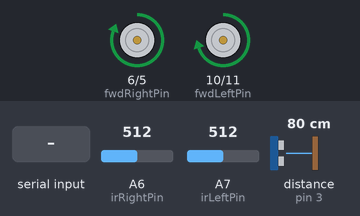
Recording of a sketch running on a simulated Arduino Nano, built with avr-gcc and run on an emulated ATmega328P. Parts: motor-driver pin pairs drawn as motors (green arrow = first pin HIGH = forward, orange = second pin HIGH = backward, longer = more drive). Wiring (inferred from the names in the program): ultrasonic range finder: trigger pin 2; echo pin 3. The test bench sets the inputs (shaded band); at power-on: distance to the obstacle (sensor on pin 3) 80 cm, A6 (irRightPin) = 512, A7 (irLeftPin) = 512. The echo pulse lasts 58.3 µs per cm; random numbers use the default seed unless the sketch sets one.

Above: at 1.2 s.
1.3 s: distance to the obstacle (sensor on pin 3) set to 4 cm
2.8 s: distance to the obstacle (sensor on pin 3) set to 2 cm
At 2.9 s:
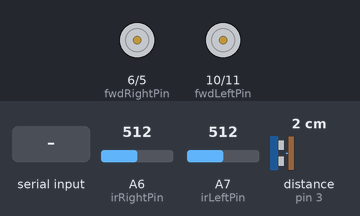
At 4.6 s:
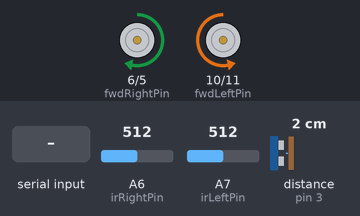
5.8 s: "1" received over the second serial link
8.8 s: "m" received over the second serial link
10.3 s: "2" received over the second serial link
At 11.3 s:
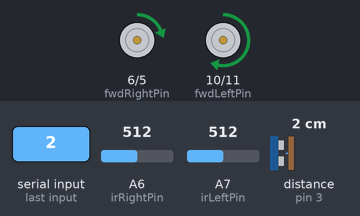
11.8 s: "3" received over the second serial link
At 12.5 s:
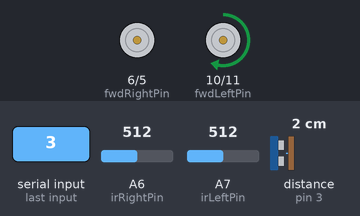
Timing chart, 0 to 14.3 s (numbered marks = the images above; inputs shaded):
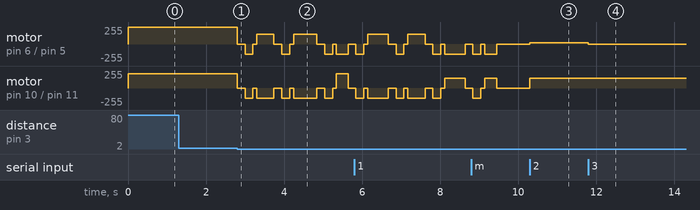

Measured:
- the behaviour switches between 3 and 2 cm on distance to the obstacle (sensor on pin 3) (found by bisection; images 0 and 1)
- after the input at 1.3 s, every drawn part: stays the same
- after the input at 10.3 s, motor on pin 6 (fwdRightPin) / pin 5 (bwdRightPin): stopped → forward 20/255 at once; motor on pin 10 (fwdLeftPin) / pin 11 (bwdLeftPin): stopped → forward 150/255 at once
- after the input at 11.8 s, motor on pin 6 (fwdRightPin) / pin 5 (bwdRightPin): forward 20/255 → stopped at once

The sketch:

main_program.ino
```cpp
#include <SoftwareSerial.h>

#define MAX_SPEED 200
#define MIN_SPEED 50
#define INC_SPEED 20
//Bluetooth
SoftwareSerial BT(8, 9);
//DC Motor
int fwdRightPin = 6;
int bwdRightPin = 5;
int fwdLeftPin = 10;
int bwdLeftPin = 11;
//US Front
int trig1Pin = 2;
int echo1Pin = 3;
//IR Left&Right
int irLeftPin = A7;
int irRightPin = A6;
//Obstacle
int leftObstacle;
int rightObstacle;
int frontObstacle;

long randNumber;
char cmd;
int speedRight = 0;
int speedLeft = 0;
int mode = 0;//0 : random, 1 : remote

void setup() {
  BT.begin(9600);
  BT.println("Hi");
  pinMode(fwdRightPin, OUTPUT);
  pinMode(bwdRightPin, OUTPUT);
  pinMode(fwdLeftPin, OUTPUT);
  pinMode(bwdLeftPin, OUTPUT);

  pinMode(trig1Pin, OUTPUT);
  pinMode(echo1Pin, INPUT);

  randomSeed(analogRead(A0));
  //Serial.begin(9600);
}

void loop() {
  leftObstacle = irRead(irLeftPin);
  rightObstacle = irRead(irRightPin);
  frontObstacle = usRead(trig1Pin,echo1Pin);
  if(mode == 0){
    randomMode();
  }

  if (BT.available()){
    cmd = (BT.read());
    if (cmd == 'm'){
      if(mode == 0){
        mode = 1;
      } else {
        mode = 0;
      }
    }
    if(mode == 0){
      randomMode();
    } else {
      if(cmd == '1'){//left
        speedLeft -= INC_SPEED;
      } else if(cmd == '2'){//up
        speedLeft += INC_SPEED;
        speedRight += INC_SPEED;
      } else if(cmd == '3'){//right
        speedRight -= INC_SPEED;
      } else if(cmd == '4'){//down
        speedLeft -= INC_SPEED;
        speedRight -= INC_SPEED;
      } else if(cmd == 'e'){//stop
        stopMoving();
        speedLeft = 0;
        speedRight = 0;
      }
      applySpeed();
    }
  }


}
void applySpeed(){
  if(speedLeft > MAX_SPEED){
    digitalWrite(bwdLeftPin,LOW);
    analogWrite(fwdLeftPin, MAX_SPEED);
    speedLeft = MAX_SPEED;
  } else if (speedLeft < (MAX_SPEED * -1)){
    digitalWrite(fwdLeftPin,LOW);
    analogWrite(bwdLeftPin, MAX_SPEED);
  } else if(speedLeft >= 0){
    digitalWrite(bwdLeftPin,LOW);
    analogWrite(fwdLeftPin, speedLeft);
  }else{
    digitalWrite(fwdLeftPin,LOW);
    analogWrite(bwdLeftPin, abs(speedLeft));
  }
  if(speedRight > MAX_SPEED){
    digitalWrite(bwdRightPin,LOW);
    analogWrite(fwdRightPin, MAX_SPEED);
    speedRight = MAX_SPEED;
  } else if (speedRight < (MAX_SPEED * -1)){
    digitalWrite(fwdRightPin,LOW);
    analogWrite(bwdRightPin, MAX_SPEED);
  } else if(speedRight >= 0){
    digitalWrite(bwdRightPin,LOW);
    analogWrite(fwdRightPin, speedRight);
  }else{
    digitalWrite(fwdRightPin,LOW);
    analogWrite(bwdRightPin, abs(speedRight));
  }
}

void randomMode(){
  if (leftObstacle == 1){
    stopMoving();
    randNumber = random(300, 600);
    moveBackward(200);
    stopMoving();
    turnRight(randNumber);
    //Serial.println("Left");
  } else if (rightObstacle == 1){
    stopMoving();
    randNumber = random(300, 600);
    moveBackward(200);
    stopMoving();
    turnLeft(randNumber);
    //Serial.println("Right");
  } else if(frontObstacle == 1){
    stopMoving();
    randNumber = random(1,10);
    //Serial.print("Front");
    if(randNumber < 5){
      stopMoving();
      randNumber = random(300, 600);
      moveBackward(200);
      stopMoving();
      turnRight(randNumber);
      //Serial.println(" Turn Right");
    } else {
      stopMoving();
      randNumber = random(300, 600);
      moveBackward(200);
      stopMoving();
      turnLeft(randNumber);
      //Serial.println(" Turn Left");
    }
  } else {
    moveForward();
    //Serial.println("Forward");
  }
  //delay(500);
}

int irRead(int irPin){
  int reading = analogRead(irPin);
  if(reading<500){
    return 1;
  } else {
    return 0;
  }
}

int usRead(int trigPin, int echoPin){
  // Clears the trigPin
  digitalWrite(trigPin, LOW);
  delayMicroseconds(2);
  // Sets the trigPin on HIGH state for 10 micro seconds
  digitalWrite(trigPin, HIGH);
  delayMicroseconds(10);
  digitalWrite(trigPin, LOW);
  // Reads the echoPin, returns the sound wave travel time in microseconds
  long duration = pulseIn(echoPin, HIGH);
  // Calculating the distance
  int distance= duration*0.34/2;
  if (distance < 20){
    return 1;
  } else {
    return 0;
  }
}

void turnLeft(int duration){
  digitalWrite(bwdRightPin,LOW);
  analogWrite(fwdRightPin, 150);

  digitalWrite(fwdLeftPin,LOW);
  analogWrite(bwdLeftPin, 150);

  delay(duration);
}

void turnRight(int duration){
  digitalWrite(bwdLeftPin,LOW);
  analogWrite(fwdLeftPin, 150);

  digitalWrite(fwdRightPin,LOW);
  analogWrite(bwdRightPin, 150);

  delay(duration);
}

void moveForward(){
  digitalWrite(bwdLeftPin,LOW);
  analogWrite(fwdLeftPin, 215);

  digitalWrite(bwdRightPin,LOW);
  analogWrite(fwdRightPin, 255);
}

void moveBackward(int duration){
  digitalWrite(fwdLeftPin,LOW);
  analogWrite(bwdLeftPin, 150);

  digitalWrite(fwdRightPin,LOW);
  analogWrite(bwdRightPin, 150);

  delay(duration);
}

void stopMoving(){
  digitalWrite(fwdLeftPin,LOW);
  digitalWrite(bwdLeftPin,LOW);
  digitalWrite(fwdRightPin,LOW);
  digitalWrite(bwdRightPin,LOW);
  delay(100);
}
```
